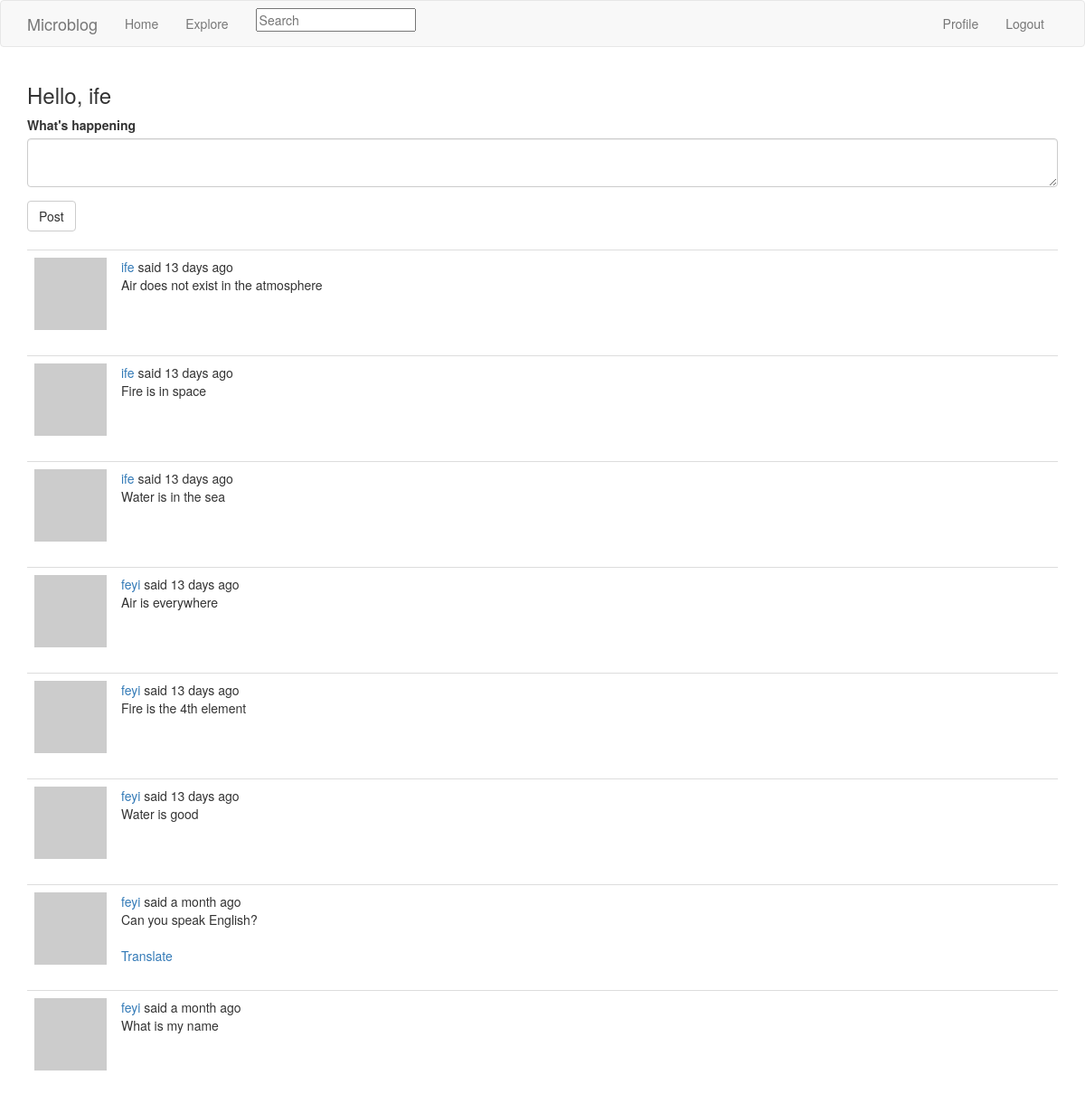
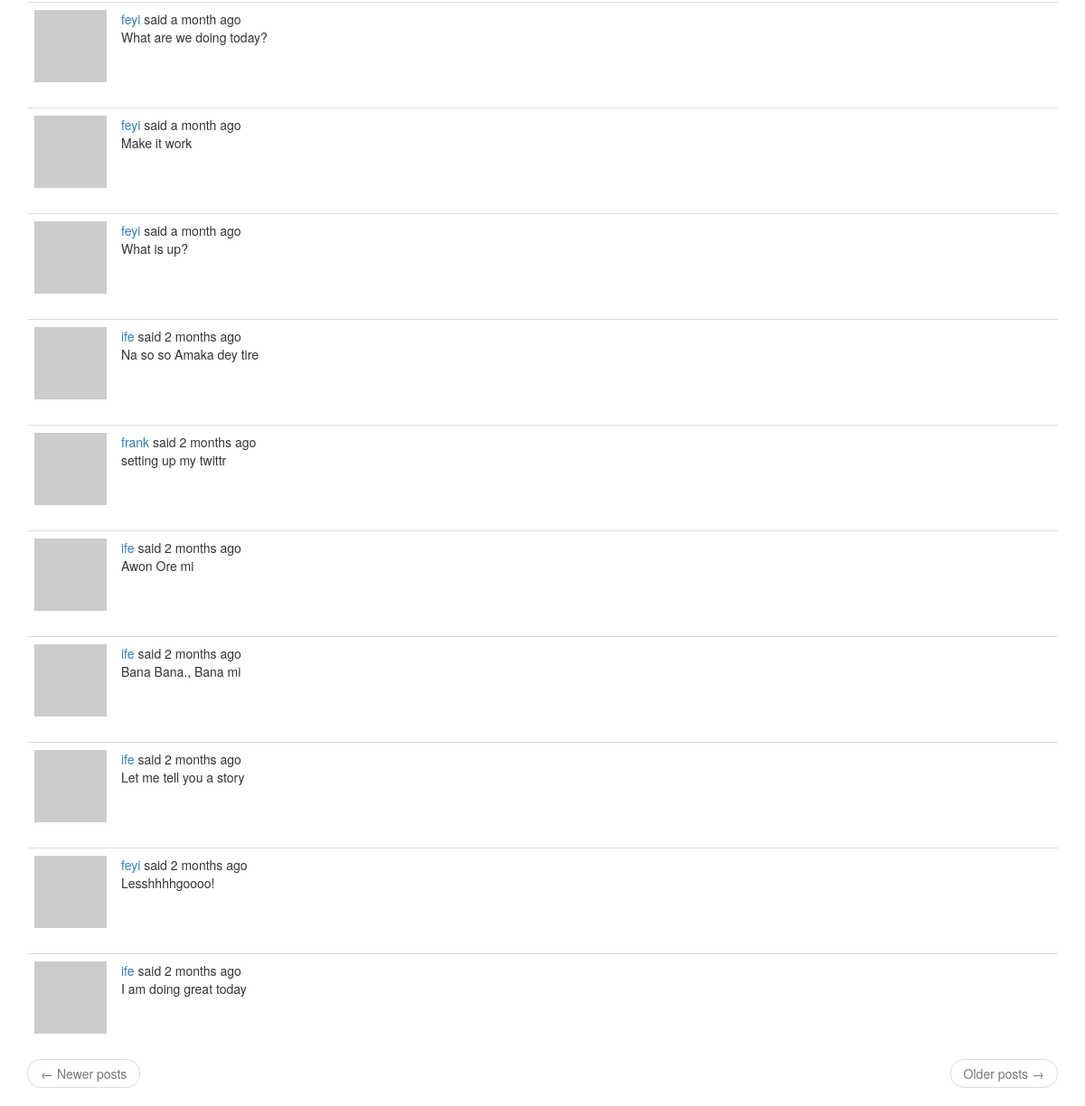
The page /index (signed in) on the database its author committed (2 pictures, top to bottom).
### app/models.py (models this page shows, shortened)
class SearchableMixin:
    @classmethod
    def before_commit(cls, session):
        session._changes = {
            'add': list(session.new),
            'update': list(session.dirty),
            'delete': list(session.deleted)
        }
    @classmethod
    def after_commit(cls, session):
        for obj in session._changes['add']:
            if isinstance(obj, SearchableMixin):
                add_to_index(obj.__tablename__, obj)
        for obj in session._changes['update']:
            if isinstance(obj, SearchableMixin):
                add_to_index(obj.__tablename__, obj)
        for obj in session._changes['delete']:
            if isinstance(obj, SearchableMixin):
                remove_from_index(obj.__tablename__, obj)

class User(UserMixin, SearchableMixin, db.Model):
    id = db.Column(db.Integer, primary_key=True)
    username = db.Column(db.String(64), index=True, unique=True, nullable=False)
    email = db.Column(db.String(120), index=True, unique=True, nullable=False)
    password_hash = db.Column(db.String(128))
    posts = db.relationship('Post', backref='author', lazy='dynamic')
    about_me = db.Column(db.String(140))
    last_seen = db.Column(db.DateTime, default=datetime.utcnow)
    followed = db.relationship('User', secondary=followers, primaryjoin=(followers.c.follower_id == id),
                               secondaryjoin=(followers.c.followed_id == id),
                               backref=db.backref('followers', lazy='dynamic'), lazy='dynamic')
    __searchable__ = ['username']
    def avatar(self, size):
        digest = md5(self.email.lower().encode('utf-8')).hexdigest()
        return "https://gravatar.com/avatar/{0}?d=identicon&s={1}".format(digest, size)
    def followed_posts(self):
        own = Post.query.filter_by(user_id=self.id)
        followed = Post.query.join(followers, (followers.c.followed_id == Post.user_id)).filter(followers.c.follower_id
                                                                                                == self.id)
        return followed.union(own).order_by(Post.timestamp.desc())

class Post(SearchableMixin, db.Model):
    id = db.Column(db.Integer, primary_key=True)
    body = db.Column(db.String(200))
    timestamp = db.Column(db.DateTime, index=True, default=datetime.utcnow)
    user_id = db.Column(db.Integer, db.ForeignKey('user.id'))
    language = db.Column(db.String(5))
    __searchable__ = ['body']

### app/main/routes.py (the view, shortened to what this page needs)
@bp.route('/', methods=['GET', 'POST'])
@bp.route('/index', methods=['GET', 'POST'])
@login_required
def index():
    form = PostForm()
    page = request.args.get('page', 1, type=int)
    posts = current_user.followed_posts().paginate(page, current_app.config['RESULTS_PER_PAGE'], False)
    next_url = url_for('main.index', page=posts.next_num) if posts.has_next else None
    prev_url = url_for('main.index', page=posts.prev_num) if posts.has_prev else None
    return render_template('main/index.html', title='Home', posts=posts.items, prev_url=prev_url,
                           next_url=next_url, form=form)

### app/main/forms.py
class SearchForm(FlaskForm):
    q = StringField(_l('Search'), validators=[DataRequired()])
    def __init__(self, *args, **kwargs):
        if 'formdata' not in kwargs:
            kwargs['formdata'] = request.args
        if 'csrf_enabled' not in kwargs:
            kwargs['csrf_enabled'] = False
        super().__init__(*args, **kwargs)

class PostForm(FlaskForm):
    post = TextAreaField(_l("What's happening"), validators=[DataRequired(), Length(min=0, max=140)])
    submit = SubmitField(_l('Post'))

### app/main/routes.py (called while the page is built)
@bp.before_request
def before_request():
    if current_user.is_authenticated:
        current_user.last_seen = datetime.utcnow()
        db.session.commit()
        g.search_form = SearchForm()
    g.locale = str(get_locale())

### app/models.py (called while the page is built)
@login.user_loader
def load_user(id):
    return User.query.get(int(id))

### app/templates/main/index.html
{% extends 'main/base.html' %}
{% import 'bootstrap/wtf.html' as wtf %}
{% block app_content %}
    <h3> {{ _('Hello, %(username)s', username=current_user.username)}} </h3>
    {% if form %}
    {{ wtf.quick_form(form) }}
    {% endif %}
    <br>
{% for post in posts %}
{% include 'main/partials/_posts.html' %}
{% endfor %}
    <nav aria-label="...">
        <ul class="pager">
            <li class="previous{% if not prev_url %} disabled{% endif %}">
                <a href="{{ prev_url or '#' }}">
                    <span aria-hidden="true">&larr;</span> {{ _('Newer posts') }}
                </a>
            </li>
            <li class="next{% if not next_url %} disabled{% endif %}">
                <a href="{{ next_url or '#' }}">
                    {{ _('Older posts') }} <span aria-hidden="true">&rarr;</span>
                </a>
            </li>
        </ul>
    </nav>
{% endblock %}

### app/templates/main/base.html (shortened to what this page needs)
{% extends 'bootstrap/base.html' %}
{% block navbar %}
        <nav class="navbar navbar-default">
        <div class="container">
            <div class="navbar-header">
                <a class="navbar-brand" href="{{ url_for('main.index') }}">Microblog</a>
            </div>
            <div class="collapse navbar-collapse" id="bs-example-navbar-collapse-1">
                <ul class="nav navbar-nav">
                    <li><a href="{{ url_for('main.index') }}">{{ _('Home') }}</a></li>
                    <li><a href="{{ url_for('main.explore') }}">{{ _('Explore') }}</a></li>
                </ul>
            {% if g.search_form %}
                <form class = "navbar-form navbar-left" method="GET" action="{{ url_for('main.search') }}">
                    <div class="form-group">
                        {{ g.search_form.q(size=20, class='form.control', placeholder=g.search_form.q.label.text) }}
                    </div>
                </form>
            {% endif %}
                <ul class="nav navbar-nav navbar-right">
                    {% if current_user.is_anonymous %}
                    <li><a href="{{ url_for('auth.login') }}">{{ _('Login') }}</a></li>
                    {% else %}
                    <li><a href="{{ url_for('main.user', username=current_user.username) }}">{{ _('Profile') }}</a></li>
                    <li><a href="{{ url_for('auth.logout') }}">{{ _('Logout') }}</a></li>
                    {% endif %}
                </ul>
            </div>
        </div>
    </nav>
{% endblock %}
{% block content %}
 <div class="container">
        {% block app_content %}{% endblock %}
    </div>
{% endblock %}

### app/templates/main/partials/_posts.html (shortened to what this page needs)
<table class="table table-hover">
        <tr>
            <td width="70px">
                <a href="{{ url_for('main.user', username=post.author.username) }}">
                    <img src="{{ post.author.avatar(70) }}" />
                </a>
            </td>
            <td>
                    {{ _('%(username)s said %(time)s', username=user_link, time=moment(post.timestamp).fromNow()) }}
                <br>
                <span id ="post{{ post.id }}">{{ post.body }}</span>
                {% if post.language and post.language != g.locale %}
                <br>
                <br>
                <span id="translation{{ post.id }}">
                <a href="javascript:translate(
                                '#post{{ post.id }}',
                                '#translation{{ post.id }}',
                                '{{ post.language }}',
                                '{{ g.locale }}');"> {{ _('Translate') }} </a>
                </span>
                {% endif %}
            </td>
        </tr>
</table>

### rows shown on the page
Post: body "Air does not exist in the atmosphere"
Post: body "Fire is in space"
Post: body "Water is in the sea"
Post: body "Air is everywhere"
Post: body "Fire is the 4th element"
Post: body "Water is good"
Post: body "Can you speak English?"
Post: body "What is my name"
Post: body "What are we doing today?"
Post: body "Make it work"
Post: body "What is up?"
Post: body "Na so so Amaka dey tire"
Post: body "setting up my twittr"
Post: body "Awon Ore mi"
Post: body "Bana Bana., Bana mi"
Post: body "Let me tell you a story"
Post: body "Lesshhhhgoooo!"
Post: body "I am doing great today"
